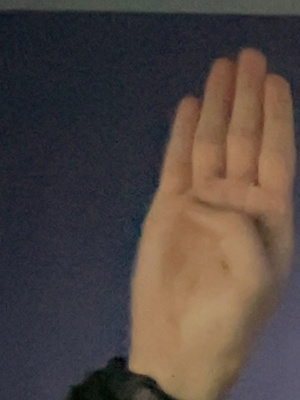
#> input picture ASL_CNN/data/train/B/10.jpg, 300 x 400 px, found by its file name
$ python processImage.py
#> lines starting #> are read from the running program, lines starting #| are printed output that depends on the picture; after the words box and inside, x2 and y2 are one past the last pixel; in counts of white or black regions, pixels touching at a corner belong together
import numpy as np
import cv2
import os
import csv

minValue = 70

def func(path):
    frame = cv2.imread(path)

    gray = cv2.cvtColor(frame, cv2.COLOR_BGR2GRAY)
    roi_gray = cv2.GaussianBlur(gray,(5,5),2)
    # #blur = cv2.bilateralFilter(roi,9,75,75)

    roi_gray = cv2.adaptiveThreshold(roi_gray,255,cv2.ADAPTIVE_THRESH_GAUSSIAN_C,cv2.THRESH_BINARY_INV,11,2)
    ret, roi_gray = cv2.threshold(roi_gray, minValue, 255, cv2.THRESH_BINARY_INV+cv2.THRESH_OTSU)

    return roi_gray


if not os.path.exists("data_inv"):
    os.makedirs("data_inv")
if not os.path.exists("data_inv/train"):
    os.makedirs("data_inv/train")
if not os.path.exists("data_inv/test"):
    os.makedirs("data_inv/test")
path="data/train"
path1 = "data_inv"
a=['label']


for i in range(64*64):
    a.append("pixel"+str(i))


label=0
var = 0
c1 = 0
c2 = 0

for (dirpath,dirnames,filenames) in os.walk(path):
    for dirname in dirnames:
        print(dirname)
        for(direcpath,direcnames,files) in os.walk(path+"/"+dirname):
            if not os.path.exists(path1+"/train/"+dirname):
                os.makedirs(path1+"/train/"+dirname)
            if not os.path.exists(path1+"/test/"+dirname):
                os.makedirs(path1+"/test/"+dirname)

            # num=0.75*len(files)
            num = len(files)
            i=0
            for file in files:
                var+=1
                actual_path=path+"/"+dirname+"/"+file
                actual_path1=path1+"/"+"train/"+dirname+"/"+file
                actual_path2=path1+"/"+"test/"+dirname+"/"+file
                img = cv2.imread(actual_path, 0)
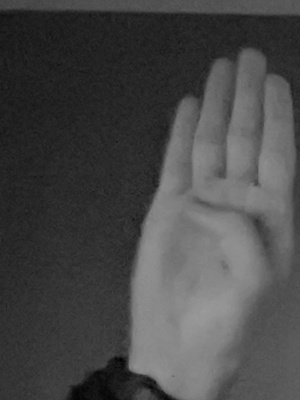
#> img: shape (400, 300); min 0, max 155, mean 71.9
                bw_image = func(actual_path)
#> in func, frame is the input picture: shape (400, 300, 3); mean B, G, R 64.9, 69.2, 79.9
#> in func, `roi_gray = cv2.adaptiveThreshold(roi_gray,255,cv2.ADAPTIVE_THRESH_GAUS..`:
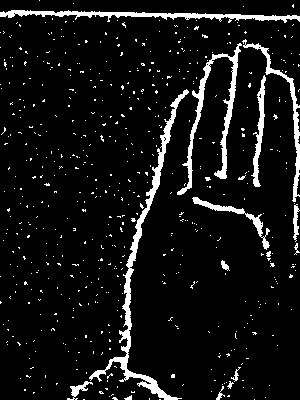
#> roi_gray: shape (400, 300); 7.7% white; 567 white regions (551 under 20 px), largest, box (x1, y1, x2, y2) and area: (89, 89, 189, 400) 2307, (177, 43, 242, 195) 1466, (0, 10, 300, 23) 1385
#> in func, `ret, roi_gray = cv2.threshold(roi_gray, minValue, 255, cv2.THRESH_BINA..`: ret = 0
                if i<num:
                    c1 += 1
                    cv2.imwrite(actual_path1 , bw_image)
                else:
                    c2 += 1
                    cv2.imwrite(actual_path2 , bw_image)

                i=i+1

        label=label+1
print(var)
print(c1)
print(c2)
